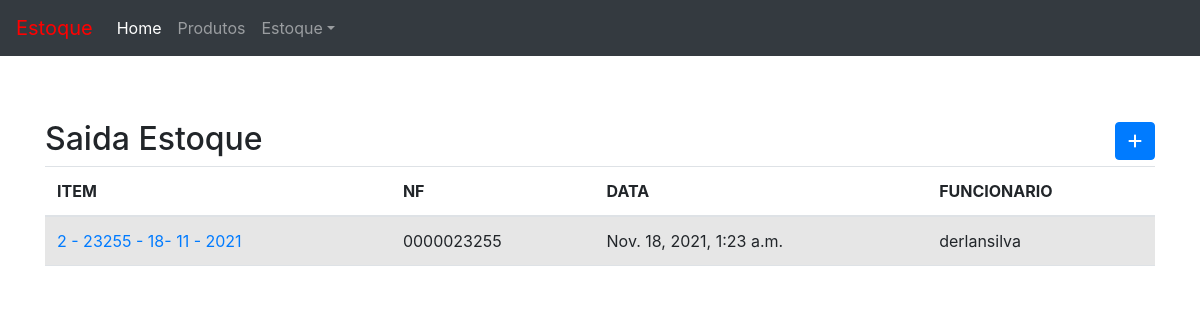
The app's page /estoque/exit/, older data.
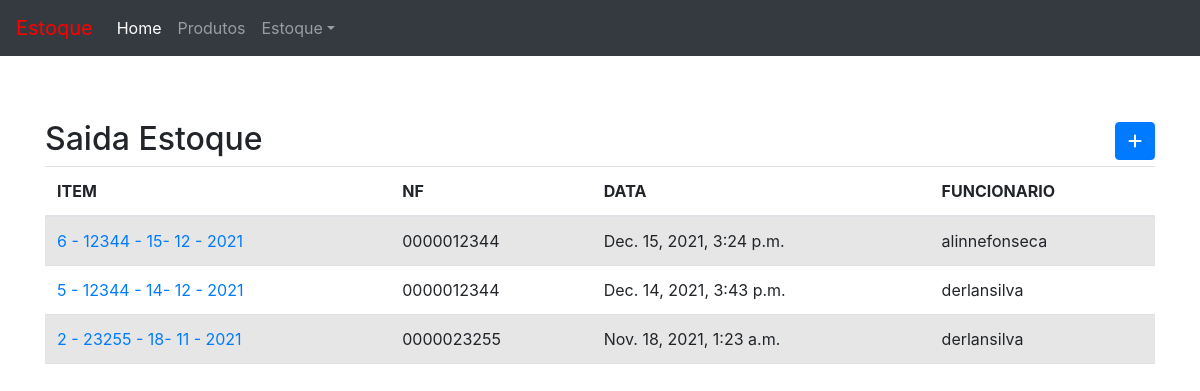
The same page, newer data.
### estoque/models.py (models this page shows, shortened)
class Estoque(TimeStampedModel):
    funcionario = models.ForeignKey(User , on_delete=models.CASCADE)
    nf = models.PositiveBigIntegerField('nota fiscal' , null = True , blank= True)
    movimento = models.CharField(max_length=1 , choices=MOVEMENT)
    class Meta:
        ordering  =('-created',)
    def __str__(self):
        return f'{self.pk} - {self.nf} - {self.created.strftime("%d- %m - %Y")}'
    def nf_formated(self):
        return str(self.nf).zfill(10)

### core/models.py (models this page shows)
class TimeStampedModel(models.Model):
    created = models.DateTimeField(
        'created at ...',
        auto_now_add= True,
        auto_now= False
    )
    modified = models.DateTimeField(
        'modified at' ,
        auto_now_add=  False,
        auto_now=True
    )

### estoque/views.py (the view)
# urls.py: path('exit/' , v.saida_list , name= 'saida_list'),
def saida_list(request):
    template_name = 'estoque_saida_list.html'
    objects = Estoque.objects.filter(movimento = 's')
    context = {'object_list' : objects}
    return render(request  , template_name , context)

### estoque/templates/estoque_saida_list.html (shortened to what this page needs)
{% extends 'base.html' %}
{% block content %}
<div class="page-header">
    <h2>Saida Estoque
        <span class="pull-right">
            <a href="">
                <button class="btn btn-primary">
                    <span class="fa fa-plus">
                    </span>
                </button>
            </a>
        </span>
    </h2>
    {% if object_list %}
    <table class="table table-striped">
        <thead>
            <tr>
                <th>ITEM</th>
                <th>NF</th>
                <th>DATA</th>
                <th>FUNCIONARIO</th>
            </tr>
        </thead>
        <tbody>
            {% for object in object_list %}
                <tr>
                    <td>
                        <a href="{% url 'estoque:estoque_saida_detail'  object.pk %}">{{object}}</a>
                    </td>
                    <td> {{ object.nf_formated}} </td>
                    <td> {{ object.created}} </td>
                    <td> {{ object.funcionario}} </td>
                </tr>
            {% endfor %}
        </tbody>
    </table>
    {% else %}
        <a href="" class="alert alert-warning">Sem itens na lista</a>
    {% endif %}
</div>
{% endblock content %}

Row changes from the older to the newer data that the page shows:
added Estoque: timestampedmodel_ptr_id+nf "6 - 12344 - 15- 12 - 2021", nf_formated "0000012344", created "Dec. 15, 2021, 3:24 p.m.", funcionario "alinnefonseca"
added Estoque: timestampedmodel_ptr_id+nf "5 - 12344 - 14- 12 - 2021", nf_formated "0000012344", created "Dec. 14, 2021, 3:43 p.m.", funcionario "derlansilva"
